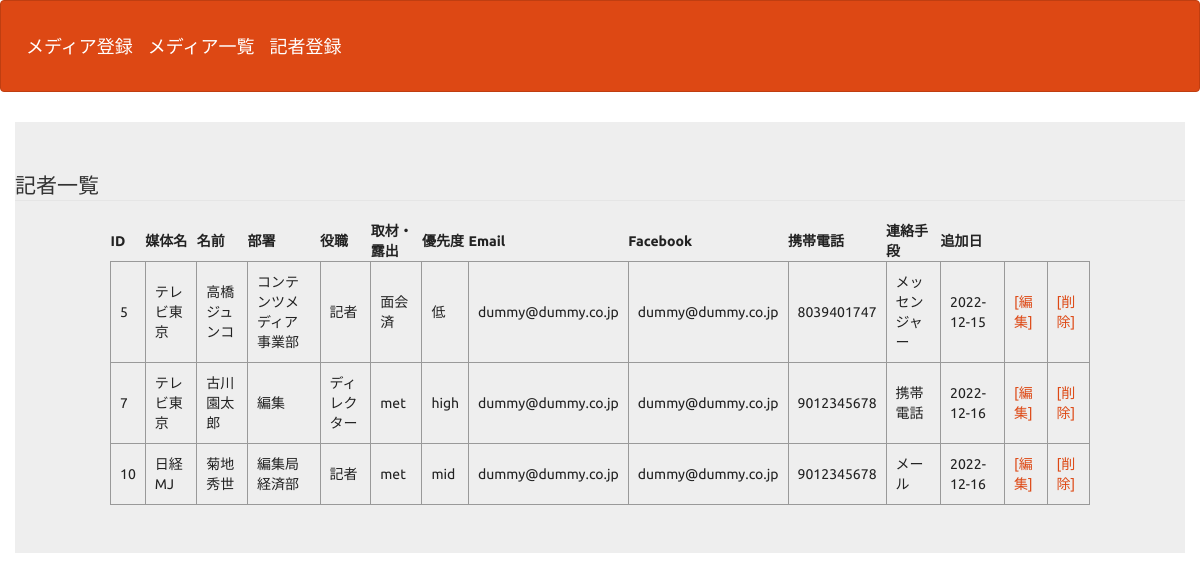
The page /journalist_select.php on the database its author committed.
### tables this page shows
CREATE TABLE `journalist_table` (
  `journalist_id` int(11) NOT NULL,
  `name` varchar(64) NOT NULL,
  `department` varchar(64) DEFAULT NULL,
  `title` varchar(32) DEFAULT NULL,
  `status` varchar(32) NOT NULL,
  `priority` varchar(32) NOT NULL,
  `email` varchar(128) NOT NULL,
  `facebook` varchar(128) DEFAULT NULL,
  `tel_mobile` varchar(64) NOT NULL,
  `date_registered` date NOT NULL,
  `date_updated` date DEFAULT NULL,
  `approach_preferred` varchar(64) DEFAULT NULL,
  `media_id` int(32) DEFAULT NULL,
  `media_name` varchar(32) DEFAULT NULL
);

### journalist_select.php (the view, shortened to what this page needs)
<?php
function h($str){
  return htmlspecialchars($str, ENT_QUOTES);
}
$pdo = db_connect();
$stmt = $pdo->prepare("SELECT * FROM journalist_table");
$status = $stmt->execute();
$view="";
if ($status==false) {
  $error = $stmt->errorInfo();
  exit("ErrorQuery:".$error[2]);
}else{
  while( $result = $stmt->fetch(PDO::FETCH_ASSOC)){
    $media_name = h($result['media_name']);
    $name = h($result['name']);
    $department = h($result['department']);
    $title = h($result['title']);
    $priority = h($result['priority']);
    $status = h($result['status']);
    $email = h($result['email']);
    $facebook = h($result['facebook']);
    $tel_mobile = h($result['tel_mobile']);
    $approach_preferred = h($result['approach_preferred']);
    $date_registered =$result['date_registered'];
    $view .= "<tr>
    <td>{$result['journalist_id']}</td>
    <td>{$media_name}</td>
    <td>{$name}</td>
    <td>{$department}</td>
    <td>{$title}</td>
    <td>{$status}</td>
    <td>{$priority}</td>
    <td>{$email}</td>
    <td>{$facebook}</td>
    <td>{$tel_mobile}</td>
    <td>{$approach_preferred} </td>
    <td>{$date_registered} </td>";
    $view .= '<td><a href="journalist_detail.php?id=' . $result['journalist_id'] . '"> [編集] </a></td>';
    $view .= '<td><a href="journalist_delete.php?id=' . $result['journalist_id'] . '"> [削除] </a></td>';
    $view .= "</tr>";
  }
}
?>
<!DOCTYPE html>
<html lang="ja">
<head>
<link rel="stylesheet" href="./css/range.css">
<link href="css/bootstrap.min.css" rel="stylesheet">
</head>
<body id="main">
<header>
  <nav class="navbar navbar-default">
    <div class="container-fluid">
      <div class="navbar-header">
        <a class="navbar-brand" href="index.php">メディア登録</a>
        <a class="navbar-brand" href="select.php">メディア一覧</a>
        <a class="navbar-brand" href="index.php">記者登録</a></div>
      </div>
  </nav>
</header>
<div>
    <div class="container jumbotron">
    <legend>記者一覧</legend>
    <table style = "padding: 10px; margin:0 auto; ">
        <tr>
          <th>ID</th>
          <th>媒体名</th>
          <th>名前</th>
          <th>部署</th>
          <th>役職</th>
          <th>取材・露出</th>
          <th>優先度</th>
          <th>Email</th>
          <th>Facebook</th>
          <th>携帯電話</th>
          <th>連絡手段</th>
          <th>追加日</th>
        </tr>
    <?= $view ?>
  </div>
</div>
</body>
</html>

### journalist_select.php (style rules this page uses)
div { padding: 10px;font-size:16px; }
table { border-collapse:collapse; font-size:14px; color:#222; margin:0 auto; width:980px; }
table td { padding:10px 9px; border:1px solid #999; }

### rows shown on the page
journalist_table: journalist_id "5", media_name "テレビ東京", name "高橋ジュンコ", department "コンテンツメディア事業部", title "記者", status "面会済", priority "低", email "dummy@dummy.co.jp", facebook "dummy@dummy.co.jp", tel_mobile "8039401747", approach_preferred "メッセンジャー", date_registered "2022-12-15"
journalist_table: journalist_id "7", media_name "テレビ東京", name "古川園太郎", department "編集", title "ディレクター", status "met", priority "high", email "dummy@dummy.co.jp", facebook "dummy@dummy.co.jp", tel_mobile "9012345678", approach_preferred "携帯電話", date_registered "2022-12-16"
journalist_table: journalist_id "10", media_name "日経MJ", name "菊地秀世", department "編集局経済部", title "記者", status "met", priority "mid", email "dummy@dummy.co.jp", facebook "dummy@dummy.co.jp", tel_mobile "9012345678", approach_preferred "メール", date_registered "2022-12-16"
